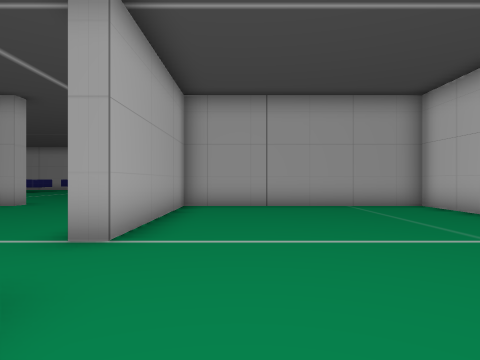
view 1 (above)

24 first-person views from a walk through a Unity game level. The camera is 1.5 m above the floor, looks level and sees 75° across. The floor is counted in squares, 2 m on a side. Each view is taken from the middle of a square. On the plan, view 1 faces up. The plan holds only what a view shows up to about 10 squares ahead; the rest is blank. The place goes on beyond the plan. The player character is not drawn.

view 2
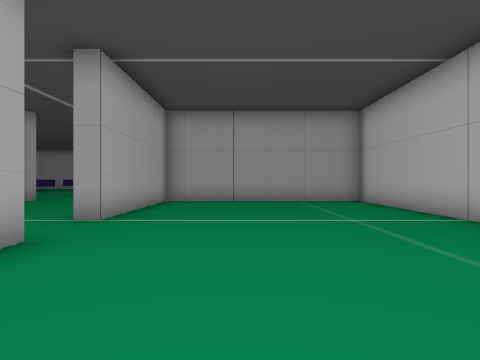

view 3
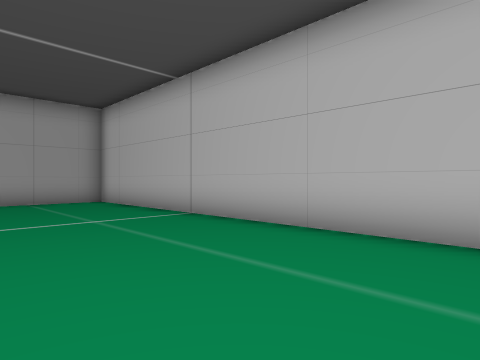

view 4
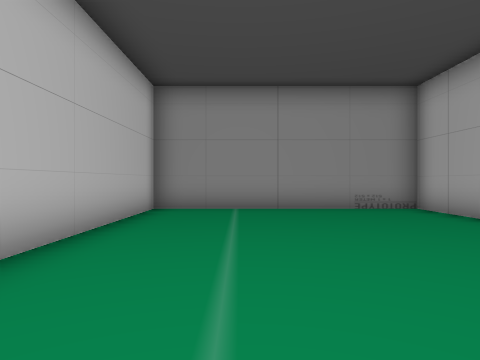

view 5
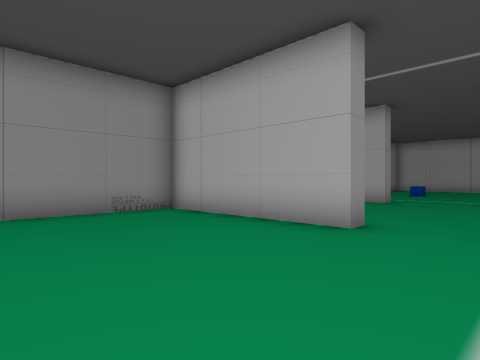

view 6
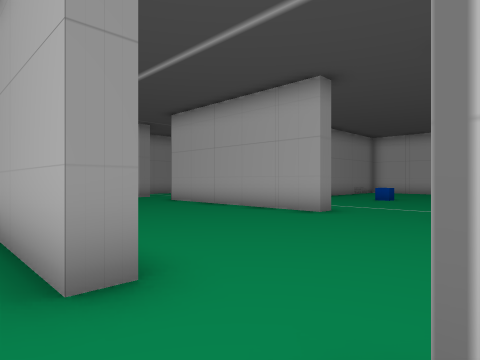

view 7
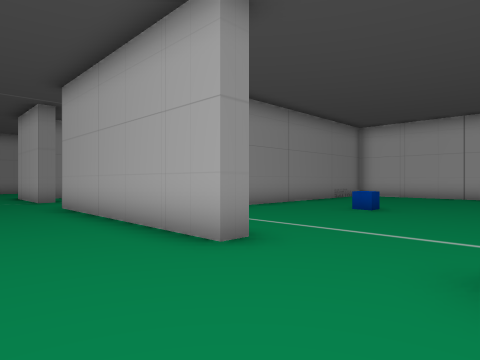

view 8
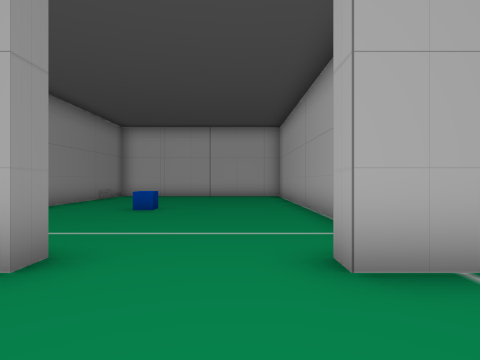

view 9
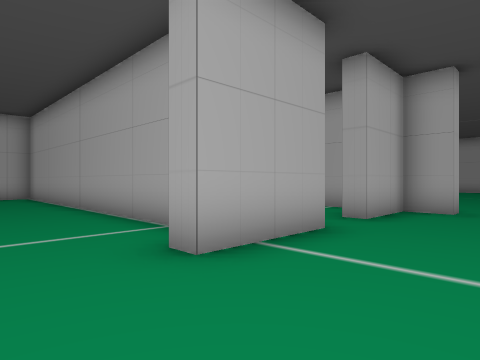

view 10
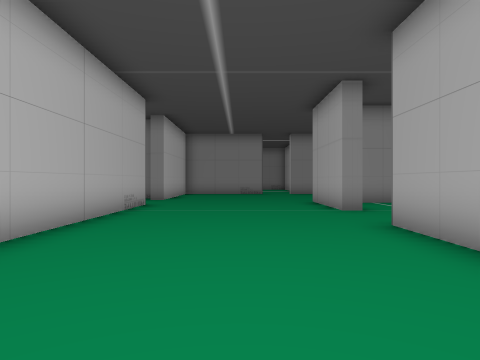

view 11
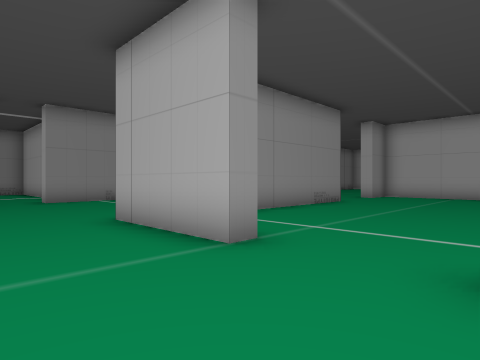

view 12
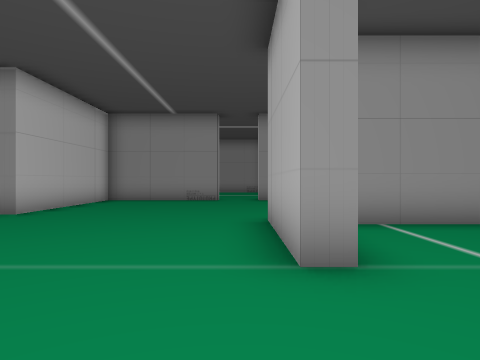

view 13
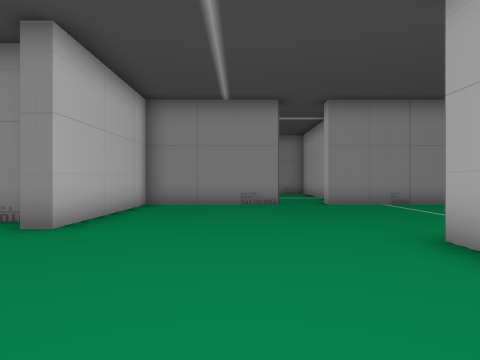

view 14
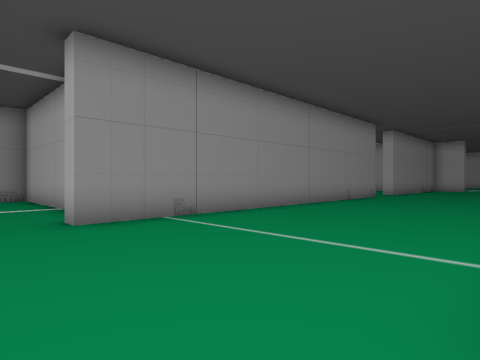

view 15
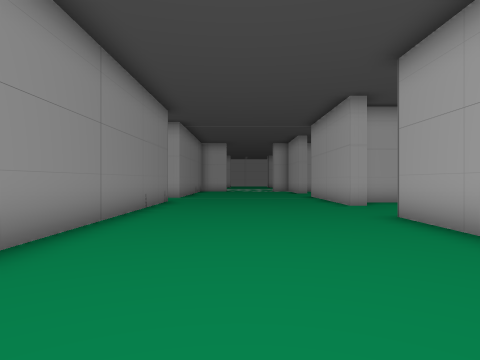

view 16
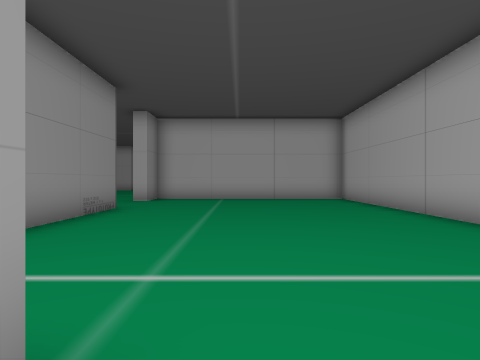

view 17
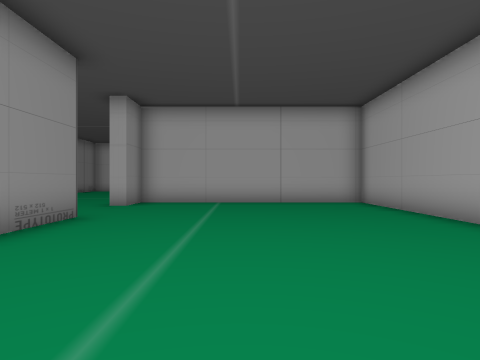

view 18
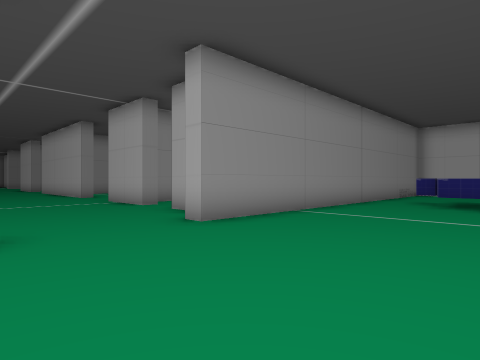

view 19
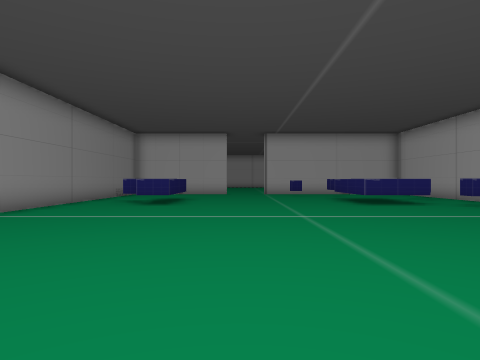

view 20
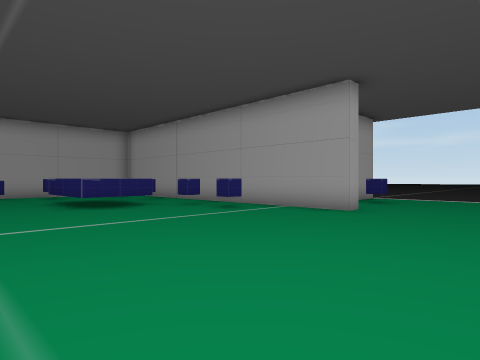

view 21
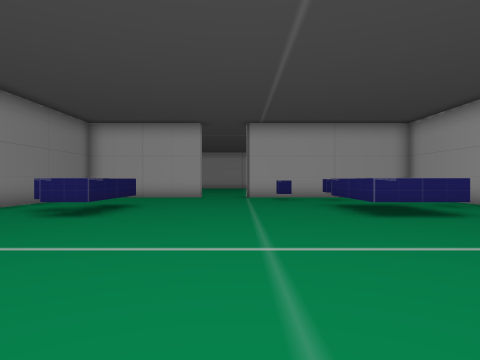

view 22
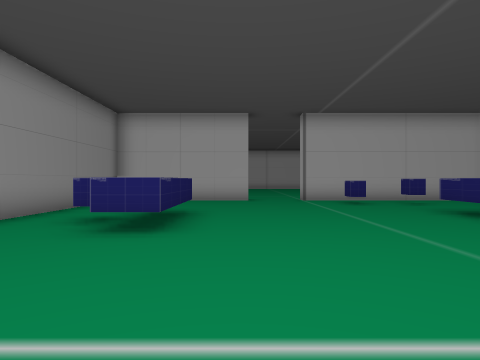

view 23
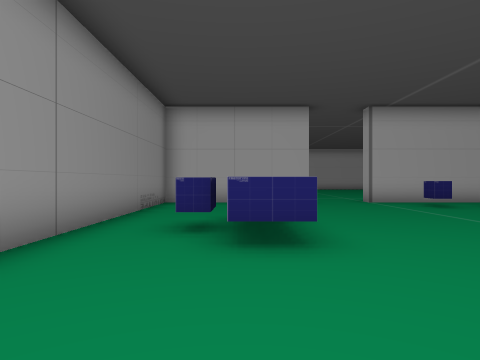

view 24
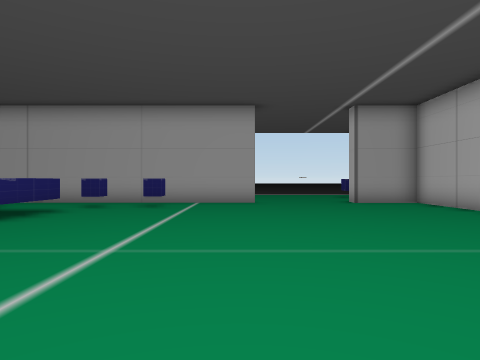

### Floor plan
Points are (right, up) in squares from view 1. A wall is a line through its corners. A room is listed if a view was taken in it or the views show most of it. See-through windows are left out.
Room 1 (views 1, 2, 3, 4, 5, 6)
walls: (-2.1, 1.8) (-1.6, 1.8) (-1.6, -3.1) (5.3, -3.1) (5.3, 9) (-1.6, 9) (-1.6, 3.9) (-2.1, 3.9)
ways out: opening at (-2, 2.5) to room 2
Room 2 (views 7, 8, 9, 10, 11, 12, 13, 14, 15, 16, 17, 18, 19, 20, 21, 22, 23, 24)
walls: (-8.1, 5.4) (-7.5, 5.4) (-7.5, 2.9) (-8.1, 2.9); (-8.1, 0.2) (-7.5, 0.2) (-7.5, -6.2); (-15.5, 12.9) (-12.5, 12.9) (-12.5, 11.8); (-12.2, -3.9) (-19, -3.9); (-19, 9.5) (-6.5, 9.5) (-6.5, 9) (-7.5, 9) (-7.5, 7) (-8.1, 7); (-8.1, -8.7) (-7.5, -8.7) (-7.5, -11.9); (-12.5, 20.9) (-12.5, 18.8) (-15.5, 18.8); (-2.1, 20.5) (-2.1, 23); (-2.1, -10.5) (-2.1, -4.8); (-7.5, 23.9) (-7.5, 23.3) (-10.9, 23.3); (-13.1, -11.8) (-15.4, -11.8); (-15.4, -11.3) (-9, -11.3); (-15.5, 23.3) (-16, 23.3); (-19, -11.3) (-18.1, -11.3) (-18.1, -11.8) (-19, -11.8); (-6.2, -17.5) (-2.1, -17.5) (-2.1, -12.8); (-19, -17.5) (-7.7, -17.5)
ways out: opening at (-2, 2.5) to room 1; opening at (-8, 1.5); opening at (-8, 6); opening at (-7, -18); opening at (-2, -11.5)
objects: other object (-18, 18); other object (-18, 20); other object (-14, 11); other object (-12, 22); other object (-10, 22); other object (-8, 27)

Where each view was taken, in squares from view 1:
view 1: 0 up, 0 right, facing up
view 2: 2 down, 1 right, facing up
view 3: 2 down, 1 right, facing up-right
view 4: 5 up, 3 right, facing down
view 5: 4 up, 3 right, facing down-left
view 6: 4 up, 1 left, facing down-left
view 7: 3 up, 5 left, facing down-left
view 8: 2 up, 5 left, facing left
view 9: 1 up, 5 left, facing up-left
view 10: 1 down, 5 left, facing down
view 11: 6 down, 5 left, facing down-left
view 12: 6 down, 7 left, facing down
view 13: 8 down, 5 left, facing down
view 14: 12 down, 6 left, facing down-left
view 15: 15 down, 9 left, facing left
view 16: 8 down, 7 left, facing left
view 17: 8 down, 9 left, facing left
view 18: 14 up, 3 left, facing down-left
view 19: 15 up, 3 left, facing left
view 20: 16 up, 4 left, facing up-left
view 21: 16 up, 6 left, facing left
view 22: 14 up, 8 left, facing left
view 23: 12 up, 9 left, facing left
view 24: 13 up, 8 left, facing up
